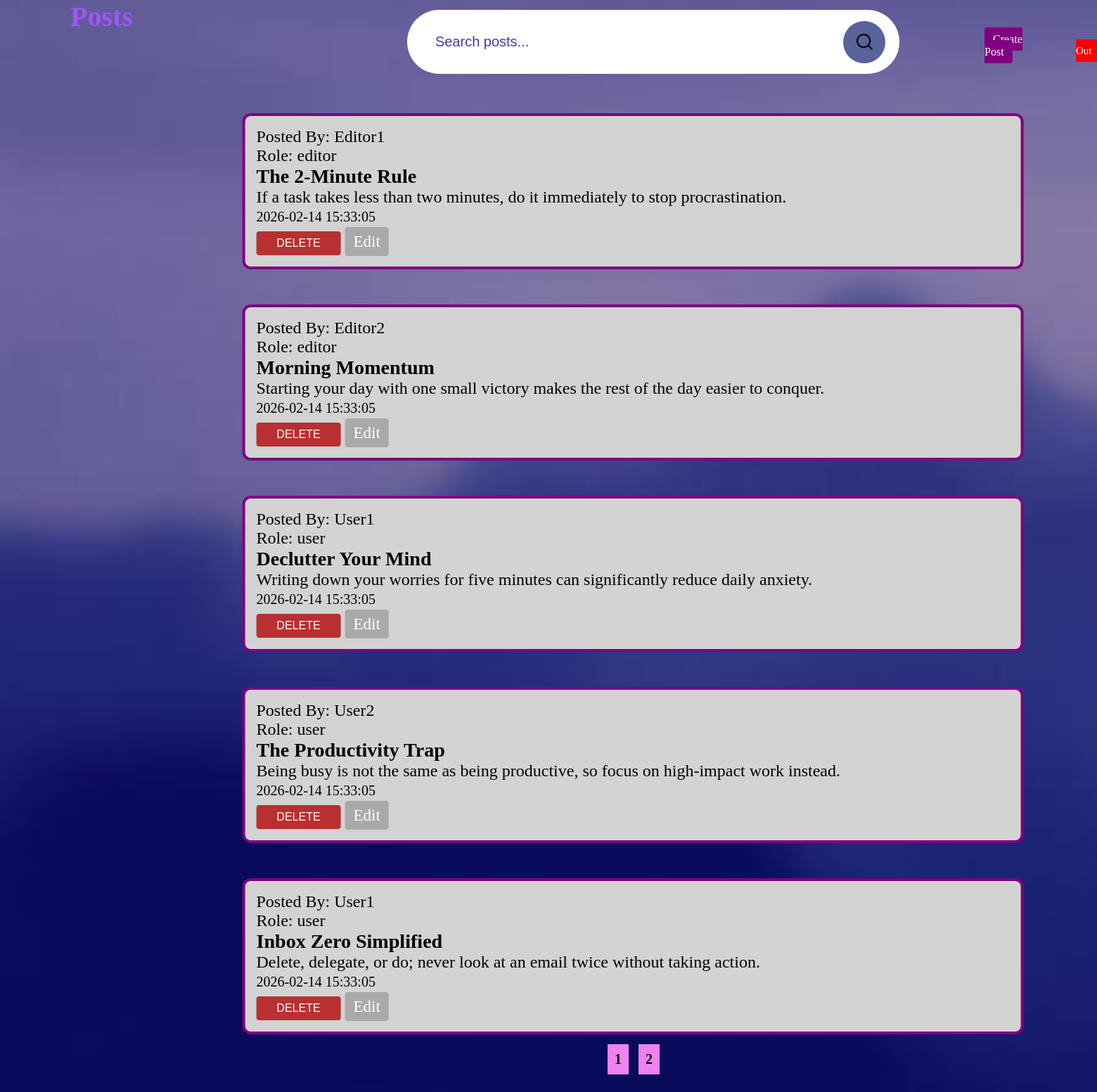
Screenshot of /index.php (signed in) with the database file from the repository.
### tables this page shows
create table if not exists users (
    ID int auto_increment primary key,
    Username varchar(50) unique not null,
    Password varchar(255) not null,
    Role enum('admin','editor','user') not null,
    Created_at timestamp default current_timestamp
);

create table if not exists posts (
    ID int auto_increment primary key,
    User_ID int not null,
    Title varchar(255) not null,
    Content text not null,
    Created_at timestamp default current_timestamp
);

### index.php (the view, shortened to what this page needs)
<?php
require_once 'config.php';
$search = trim($_GET['search'] ?? '');
$page = max(1, intval($_GET['page'] ?? 1));
$limit = 5;
$offset = ($page - 1) * $limit;
$like = "%$search%";
$sql = "select  * from users";
$stmt = $conn->prepare($sql);
$stmt->execute();
$res = $stmt->get_result();
$users = $res->fetch_all(MYSQLI_ASSOC);
if ($search)
{
    $stmt = $conn->prepare("select SQL_CALC_FOUND_ROWS * from posts
        where Title like ? or Content like ?
        order by Created_at desc limit ?, ?");
    $stmt->bind_param("ssii", $like, $like, $offset, $limit);
}
else
{
    $stmt = $conn->prepare("select SQL_CALC_FOUND_ROWS * from posts
        order by Created_at desc limit ?, ?");
    $stmt->bind_param("ii",$offset, $limit);
}
$stmt->execute();
$res = $stmt->get_result();
$posts = $res->fetch_all(MYSQLI_ASSOC);
$totalRes = $conn->query("select FOUND_ROWS() as total");
$totalRows = $totalRes->fetch_assoc()['total'];
$totalPages = ceil($totalRows / $limit);
?>
<!DOCTYPE html>
<html>
<head>
</head>
<body>
    <header>
        <h1>Posts</h1>
        <nav>
            <a class="btn1 btn-primary" href="create.php">Create Post</a>
            <a class="btn2 btn-danger" type="submit" onclick="return confirm('Do you really want to Logout?');" href="logout.php">Log Out</a>
        </nav>
    </header>
    <form class="mb-3" method="get">
        <div class="input-group">
            <input type="text" name="search" value="<?= htmlspecialchars($search) ?>" class="form-control" placeholder="Search posts...">
            <button class="btn btn-primary"><img src="images/search.png"></button>
        </div>
    </form>
    <?php if (empty($posts)): ?>
        <div class = "alert-warning">No posts found!</div>
    <?php else: ?>
        <?php foreach ($posts as $p): ?>
            <?php foreach($users as $u): ?>
                    <?php if ($u['ID'] == $p['User_ID']): ?>
                        <div class="card mb-3">
                            <div class="card-body">
                            <?php echo "Posted By: ".$u['Username']. "<br>\n" ."Role: ".$u['Role']; ?>
                            <h3><?= htmlspecialchars($p['Title']) ?></h3>
                            <p><?= nl2br(htmlspecialchars($p['Content'])) ?></p>
                            <small class="text-muted"><?= $p['Created_at'] ?></small><br>
                            <div style="margin-top:8px;">
                                <form action="delete.php" method="POST" style="display:inline;">
                                    <button class="btn btn-danger" type="submit" onclick="return confirm('Delete this Post?');">Delete</button>
                                </form>
                                <a class="btn3" href="edit.php?ID=<?= $p["ID"] ?>">Edit</a>
                            </div>
                        </div>
                    <?php endif; ?>
                <?php endforeach; ?>
        <?php endforeach; ?>
        <div class="my-pigmentation-container">
            <nav aria-label="Page navigation">
                <ul class = "pagination">
                    <div style="padding: 20px; margin: 50px; position: relative; top: 50px;">
                        <?php for ($i = 1; $i <= $totalPages; $i++): ?>
                            <a href="?page=<?= $i ?>" style="display: inline-block; padding: 10px; margin: 5px; background: violet; color: black; text-decoration: none; font-size: 20px; font-weight: bold; border: none;">
                                <?= $i ?>
                            </a>
                        <?php endfor; ?>
                    </div>
                </ul>
            </nav>
        </div>
    <?php endif; ?>
</body>
</html>

### index.php (style rules this page uses)
* { margin: 0; padding: 0; box-sizing: border-box; }
body { width: 100%; min-height: 100vh; background-image: url("images/BG.jpeg"); background-repeat: no-repeat; background-size: cover; background-attachment: fixed; background-color: #25279b; display: flex; font-family: Tahoma; }
h1 { color: rgba(163, 87, 250, 0.94); font-size: 40px; position: relative; left: 100px; }
.input-group { max-width: 100%; width: 700px; background: white; display: flex; align-items: center; border-radius: 60px; padding: 10px 20px; backdrop-filter: blur(4px) saturate(180%); margin: 2% 0 0 70%; }
.input-group input { background: transparent; flex: 1; border: 0; outline: none; padding: 24px 20px; font-size: 20px; color: #423da1; }
::placeholder { color: #423da1; }
.input-group button img { width: 25px; max-width: 100%; }
.input-group button { border: 0; border-radius: 50%; width: 60px; max-width: 100%; height: 60px; max-height: 100%; background: #58629b; cursor: pointer; }
.card .card-body { width: 1111px; max-width: 100%; background: lightgrey; border: 4px solid purple; border-radius: 12px; padding: 16px; font-size: 150%; margin-top: 50px; transform: translate(-40%,50%); }
.card .card-body .btn { width: 120px; max-width: 100%; height:34px; max-height: 100%; border: none; outline: none; background: #b83030; cursor: pointer; font-size: 16px; text-transform: uppercase; color: white; border-radius: 4px; transition: .3s; }
.btn1 { text-decoration: none; color: white; background: purple; border-radius: 4px; padding: 8px 12px; font-size: 16px; position: relative; left: 1400px; }
.btn2 { text-decoration: none; color: white; background: red; border-radius: 4px; padding: 8px 12px; font-size: 15px; position: relative; left: 1530px; bottom: 20px; }
.btn3 { text-decoration: none; color: white; font-size: 23px; background: darkgrey; border-radius: 4px; padding: 8px 12px; }
.my-pigmentation-container { contain: style layout; }

### rows the page displays
posts: Title "The 2-Minute Rule", Content "If a task takes less than two minutes, do it immediately to stop procrastination.", Created_at "2026-02-14 15:33:05"
users: Username "Editor1", Role "editor"
posts: Title "Morning Momentum", Content "Starting your day with one small victory makes the rest of the day easier to conquer.", Created_at "2026-02-14 15:33:05"
users: Username "Editor2", Role "editor"
posts: Title "Declutter Your Mind", Content "Writing down your worries for five minutes can significantly reduce daily anxiety.", Created_at "2026-02-14 15:33:05"
users: Username "User1", Role "user"
posts: Title "The Productivity Trap", Content "Being busy is not the same as being productive, so focus on high-impact work instead.", Created_at "2026-02-14 15:33:05"
users: Username "User2", Role "user"
posts: Title "Inbox Zero Simplified", Content "Delete, delegate, or do; never look at an email twice without taking action.", Created_at "2026-02-14 15:33:05"
